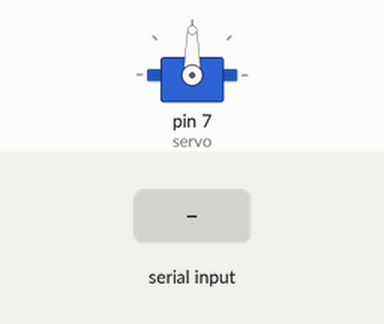
Bench run of a sketch on a simulated Arduino Uno, built with avr-gcc and run on an emulated ATmega328P. Shown: servo. Inputs (shaded band) come from the test bench.

Above: at 1.2 s.
1.3 s: "l" received over Serial
Timing chart, 0 to 4.3 s (numbered marks = the images above; inputs shaded):
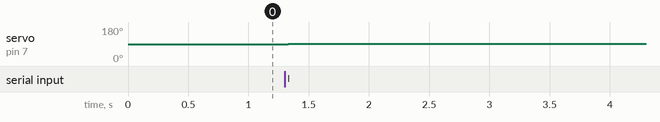

Measured:
- after the input at 1.3 s, servo on pin 7 (servo): 90° → 91° at once

The sketch:

Step_motor_ile_nesne_takibi.ino
```cpp
#include <Servo.h>

int p_fltXYRadius[0];

Servo servo;

int servoPosition = 90;


int gelenveri = 0;

void setup()
{
  Serial.begin(9600);

  servo.attach(7);

  servo.write(servoPosition);


}

void loop()
{
  if (Serial.available() > 0) {
    // gelen veriyi oku
    gelenveri = Serial.read();

    switch(gelenveri)
    {
      //Sola Dönme
    case 'l':
      servoPosition+=1;
      delay(30);
      if (servoPosition > 180)
      {
        servoPosition = 180;
      }

      break;

      // Sağa Dönme
    case 'r':
      servoPosition-=1;
      delay(30);
      if (servoPosition < 0)
      {
        servoPosition = 0;
      }

      break;


    }
    servo.write(servoPosition);


  }
}
```
